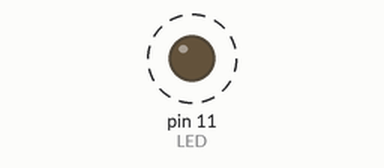
A sketch run on a simulated Arduino Uno, built with avr-gcc and run on an emulated ATmega328P. Shown: output pins drawn as LEDs (lit = HIGH). Dashed ring = blinking.

Above: at 0.5 s.
Timing chart, 0 to 4.6 s (numbered marks = the images above):
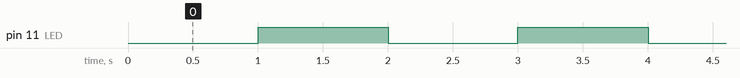

Measured:
- by itself, pin 11 (LED): alternates HIGH for 1.0 s and LOW for 1.0 s

The sketch:

Blick_without_delay.ino
```cpp
const int LED = 11;


long currentMillis = 0;
long previousMillis = 0;
const long interval = 1000;
int ledState = LOW;

void setup() {
  // put your setup code here, to run once:
  pinMode(LED, OUTPUT);

}

void loop() {
  //Code for flashing light
  currentMillis  = millis();
  if (currentMillis - previousMillis >= interval) {
    // save the last time you blinked the LED
    previousMillis = currentMillis;
    // if the LED is off turn it on and vice-versa:
    if (ledState == LOW) {
      ledState = HIGH;
    } else {
      ledState = LOW;
    }

    // set the LED with the ledState of the variable:
    digitalWrite(LED, ledState);
  }
  //Code fir button
}
```
